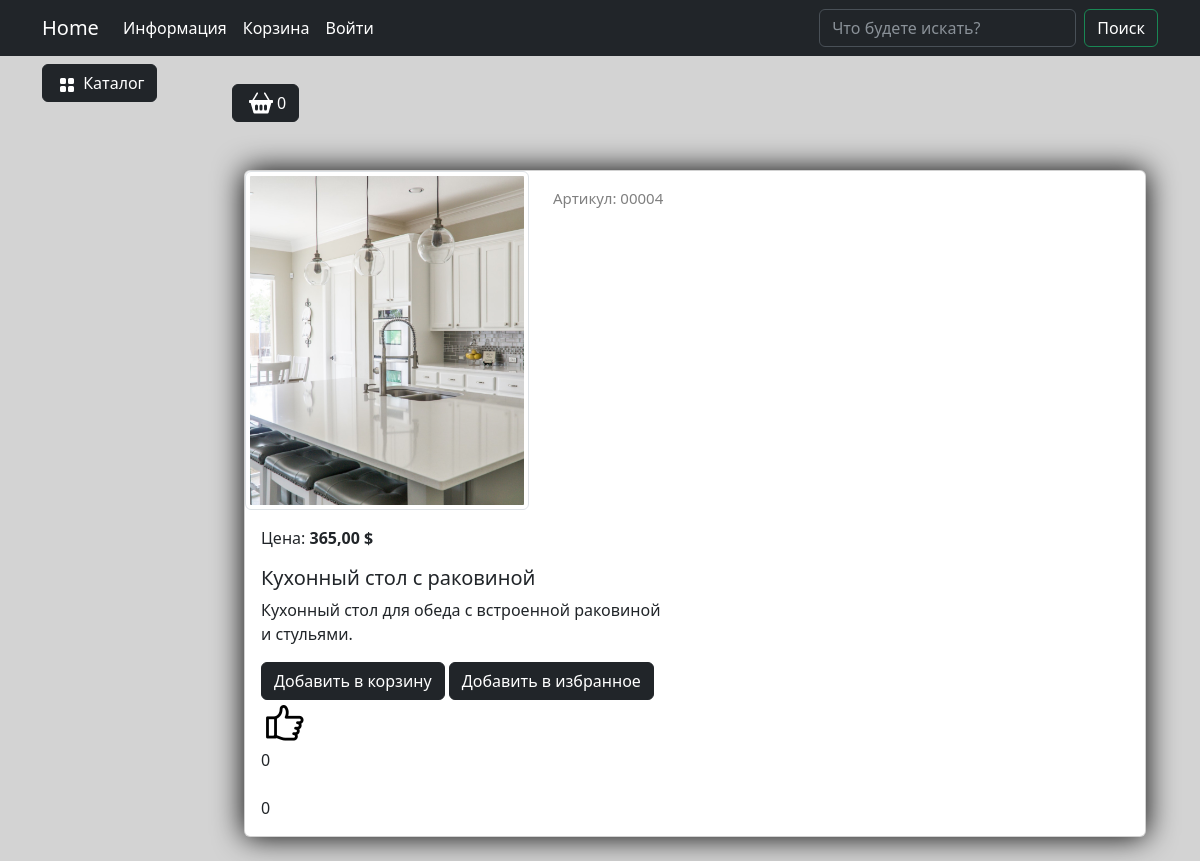
The app's page /catalog/product/kuhonnyj-stol-s-rakovinoj/ with its own data.
### goods/models.py (models this page shows, shortened)
class Products(models.Model):
    name = models.CharField(max_length=150, unique=True)
    slug = models.SlugField(max_length=150, unique=True, blank=True, null=True, verbose_name='URL')
    description = models.TextField(blank=True, null=True)
    image = models.ImageField(upload_to='goods_images', null=True)
    price = models.DecimalField(default=0.00, max_digits=7, decimal_places=2)
    discount = models.DecimalField(default=0.00, max_digits=7, decimal_places=2)
    quantity = models.PositiveIntegerField(default=0)
    category = models.ForeignKey(to=Categories, on_delete=models.CASCADE)
    likes = models.SmallIntegerField(default=0)
    is_liked = models.BooleanField(default=False)
    dislikes = models.SmallIntegerField(default=0)
    is_disliked = models.BooleanField(default=0)
    is_little = models.BooleanField(default=False)
    class Meta:
        verbose_name = 'Продукт'
        verbose_name_plural = 'Продукты'
        ordering = ('id', )
    def display_id(self):
        return f'{self.id:05}'
    def sell_price(self):
        if self.discount:
            return round(self.price - self.price*self.discount/100, 2)
        elif self.is_liked:
            return round(self.price - self.price*self.discount/100 - self.price / 100 * 10, 2)
        else:
            return self.price

### goods/views.py (the view)
# urls.py: path('product/<slug:product_slug>/', product, name='product'),
def product(request, product_slug):
    product = Products.objects.get(slug=product_slug)
    if product.quantity < 10:
        product.is_little = True
        product.save()
    context = {
        'product': product
    }
    return render(request, 'goods/product.html', context)

### carts/models.py (called while the page is built)
    def total_quantity(self):
        if self:
            return sum(cart.quantity for cart in self)
        return 0

### carts/templatetags/carts_tags.py (called while the page is built)
@register.simple_tag()
def user_carts(request):
    return get_user_carts(request)

@register.simple_tag()
def user_chosens(request):
    return get_user_chosens(request)

### carts/utils.py (called while the page is built)
def get_user_carts(request):
    if request.user.is_authenticated:
        return Cart.objects.filter(user=request.user)
    if not request.session.session_key:
        request.session.create()
    return Cart.objects.filter(session_key=request.session.session_key)

def get_user_chosens(request):
    if request.user.is_authenticated:
        return Chosens.objects.filter(user=request.user)
    if not request.session.session_key:
        request.session.create()
    return Chosens.objects.filter(session_key=request.session.session_key)

### goods/templatetags/goodstags.py (called while the page is built)
@register.simple_tag()
def tag_categories():
    return Categories.objects.all()

### goods/templates/goods/product.html (shortened to what this page needs)
{% extends 'base.html' %}
{% load static %}
{% block content %}
{% include 'includes/cart_button.html' %}
<div class="container mt-5" id="like-items-container">
    <div class="card mb-4 custom-shadow">
        <div class="row">
            <div class="col-md-4">
                <img src="{{product.image.url}}"
                    class="img-thumbnail" data-bs-toggle="modal" data-bs-target="#imageModal1">
            </div>
            <div class="col-md-4 ">
                <p class="product_id mt-3">Артикул: {{product.display_id}}</p>
            </div>
        </div>
        <div class="card-body">
            <p class="card-text">Цена: <strong>{{product.sell_price}} $</strong></p>
            <h5 class="card-title">{{product.name}}</h5>
            <p style="max-width: 400px;" class="card-text">{{product.description}}</p>
            {% if product.quantity > 0 %}
            <a href="{% url 'carts:cart_add' %}" class="btn btn-dark add-to-cart" data-product-id="{{product.id}}">
            Добавить в корзину</a>
            <a href="{% url 'carts:chosens_add' %}" class="btn btn-dark add-to-chosen" data-product-id="{{product.id}}">
            Добавить в избранное</a>
            {% else %}
            <h2>Товара нет в наличии</h2>
            {% endif %}
            <div class="feedback">
                <a {% if product.is_liked == False %}href="{% url 'goods:like' product.id %}"{% else %}href="{% url 'goods:remove_like' product.id %}"{% endif %} class="likes add_like"><img src="{% static 'deps\images\2849826_finger_interaction_hand_like_multimedia_icon(1).png' %}" alt=""></a>
                <div id="likes-count" class="likes">{{ product.likes }}</div>
                <div class="likes">{{ product.dislikes }}</div>
            </div>
        </div>
    </div>
</div>
{% endblock %}

### static/deps/css/my_css.css (style rules this page uses)
body { background-color: lightgrey; }
html { behavior: smooth; }
.custom-shadow { box-shadow: 0px 0px 30px 0px #000000; }
.product_id { color: gray; font-size: 15px; }

### records on screen
Products: image (picture), display_id "00004", sell_price "365,00", name "Кухонный стол с раковиной", description "Кухонный стол для обеда с встроенной раковиной и стульями.", likes "0", dislikes "0"

### other values on screen
{{ carts.total_quantity }} "0"
